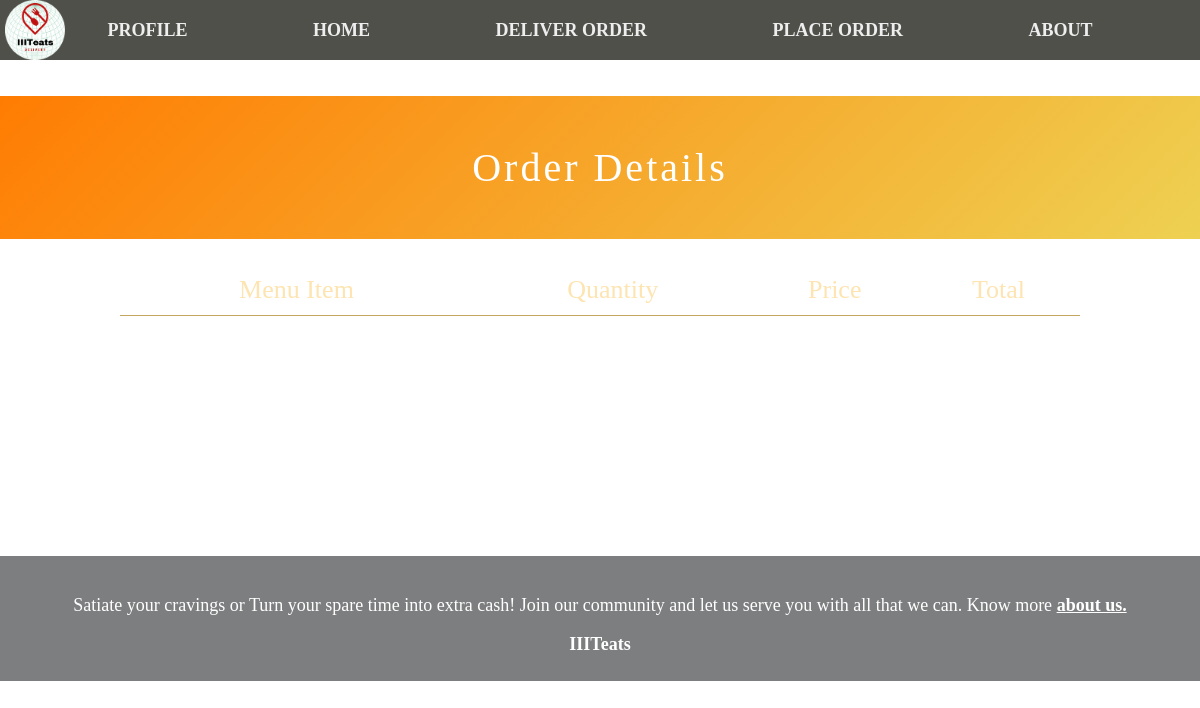
Page /order_items/4 on the earlier database version.
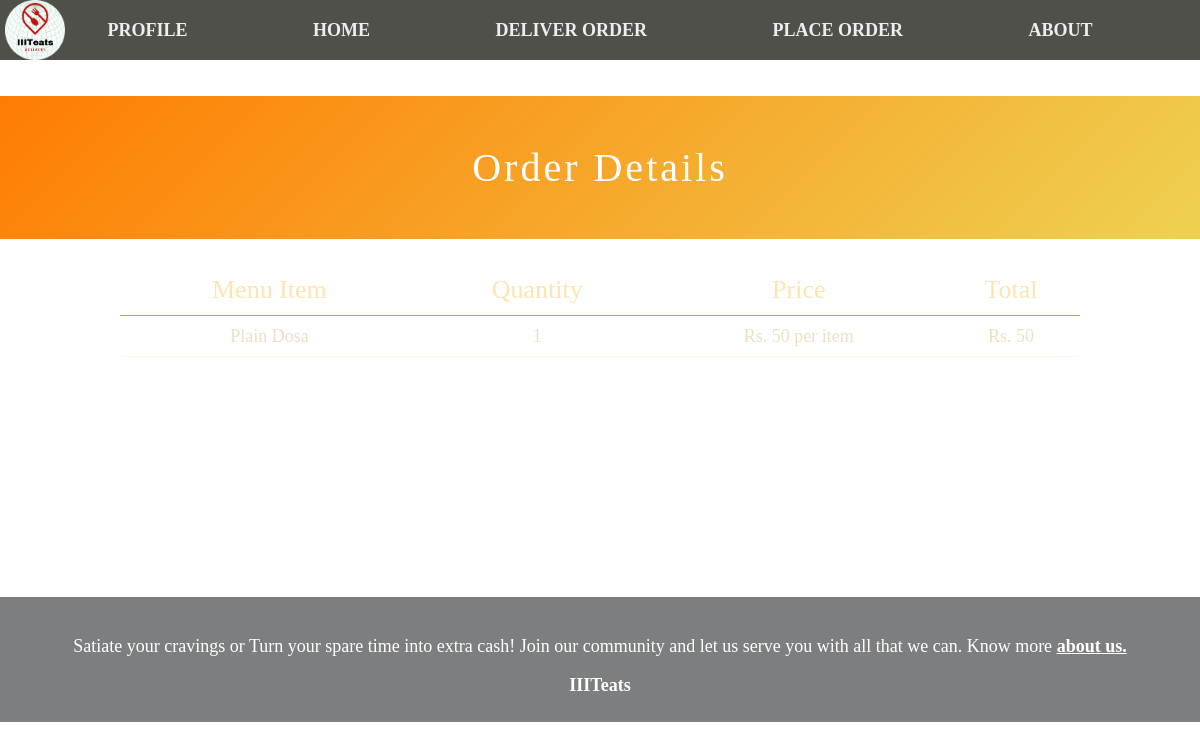
Same page on the later database version.
### tables this page shows
CREATE TABLE orderitems (
item_id integer primary key autoincrement,
order_id integer,
menu_id integer not null,
quantity integer not null,
FOREIGN KEY (order_id) REFERENCES Orders(order_id),
foreign key (menu_id) references Menu(menu_id));

CREATE TABLE Menu (
menu_id INTEGER PRIMARY KEY,
canteen_id INTEGER NOT NULL,
item_name TEXT NOT NULL,
item_price INTEGER NOT NULL,
FOREIGN KEY (canteen_id) REFERENCES Canteens(canteen_id));

### app.py (the view)
@app.route('/order_items/<order_id>')
def order_items(order_id):
    conn = sqlite3.connect('iiiteats.db')
    cursor = conn.cursor()
    cursor.execute('''
    SELECT Menu.item_name, OrderItems.quantity, Menu.item_price
    FROM OrderItems
    JOIN Menu ON OrderItems.menu_id = Menu.menu_id
    JOIN Orders ON OrderItems.order_id = Orders.order_id
    WHERE OrderItems.order_id = ? AND orders.delivery_status not like 'delivered'
''', (order_id,))
    order_items_data = cursor.fetchall()
    conn.close()
    return render_template('order_items.html', order_items=order_items_data)

### templates/order_items.html (shortened to what this page needs)
<!DOCTYPE html>
<html>
  <head>
    <link rel="stylesheet" href="../static/order_items.css" />
    <link rel="stylesheet" href="../static/navbar.css" />
    <link rel="stylesheet" href="../static/footer.css" />
  </head>
  <body>
    <nav class="navbar">
      <img src="../static/hackathon_logo.png" alt="logo" />
      <a href="/profile">PROFILE</a>
      <a href="/main">HOME</a>
      <a href="/take_orders">DELIVER ORDER</a>
      <a href="/canteens">PLACE ORDER</a>
      <a href="/about">ABOUT</a>
    </nav>
    <h1>Order Details</h1>
    <table>
      <tr>
        <th>Menu Item</th>
        <th>Quantity</th>
        <th>Price</th>
        <th>Total</th>
      </tr>
      {% for order_item in order_items %}
      <tr>
        <td>{{ order_item[0] }}</td>
        <td>{{ order_item[1] }}</td>
        <td>Rs. {{ order_item[2] }} per item</td>
        <td>Rs. {{ order_item[2] * order_item[1] }} </td>
      </tr>
      {% endfor %}
    </table>
    <footer>
      <br>
      <p>Satiate your cravings or Turn your spare time into extra cash! Join our community and let us serve you with all that we can. Know more <u> <b> <a
                      href="/about">about us.</a> </u> </b> </p>
      <p><b>IIITeats</b></p>
      <br>
  </footer>
  </body>
</html>

Differences in the rows shown:
added orderitems: item_name "Plain Dosa", quantity "1", item_price "50", order_item[2]*order_item[1] "50"
